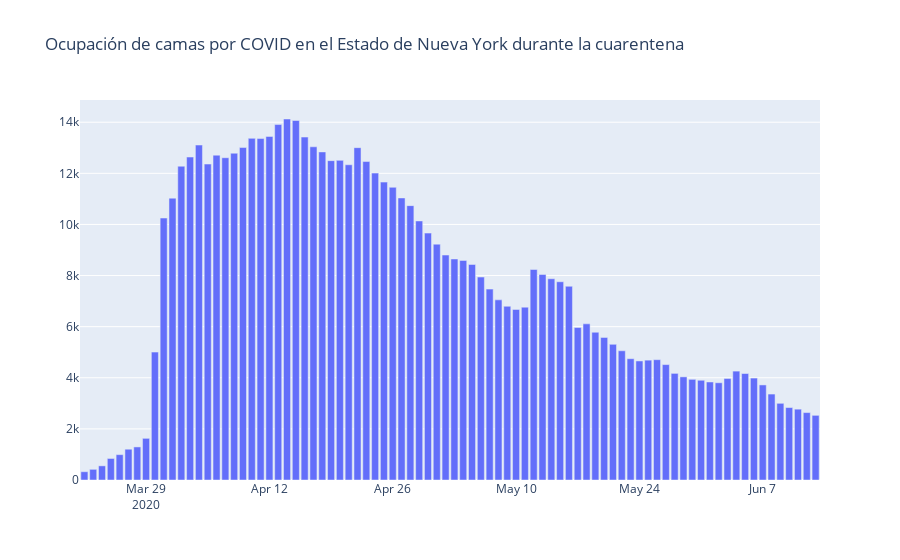

Notebook cell for this chart:
### Code cell
import plotly.graph_objects as go
fig = go.Figure(
    data=[go.Bar(
        x= data['date'],
        y=data['inpatient_beds_used_covid'])],
    layout_title_text="Ocupación de camas por COVID en el Estado de Nueva York durante la cuarentena"
)
fig.show()
